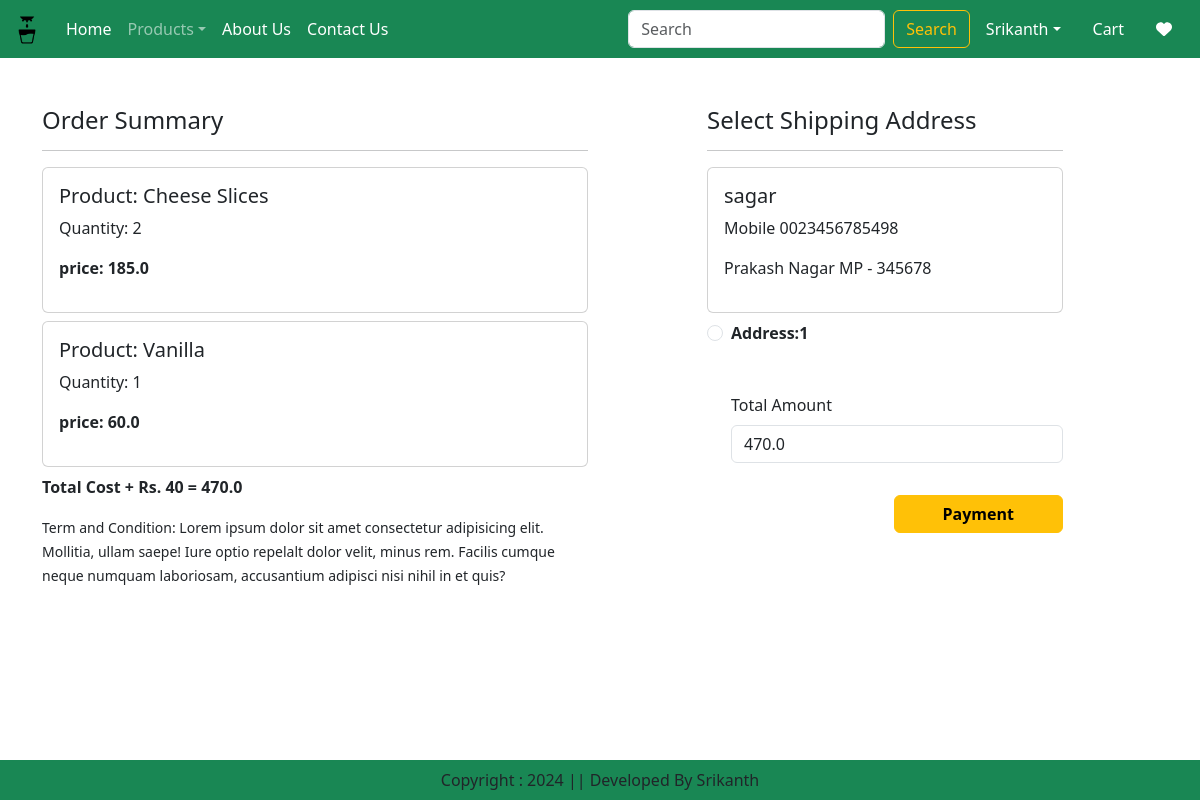
Screenshot of /checkout/ (signed in) with the database file from the repository.
### Website/models.py (models this page shows, shortened)
class Cart(models.Model):
    user=models.ForeignKey(User,on_delete=models.CASCADE)
    product=models.ForeignKey(Product,on_delete=models.CASCADE)
    quantity=models.PositiveBigIntegerField(default=1)

class Product(models.Model):
    title = models.CharField(max_length=100)
    selling_price = models.FloatField()
    discounted_price = models.FloatField()
    description = models.TextField()
    composition = models.TextField(default='', blank=True)
    prodapp = models.TextField(default='', blank=True)
    category = models.CharField(choices=CATEGORY_CHOICES, max_length=2)
    product_image = models.ImageField(upload_to="product/images/")  # Specify subdirectory

class Customer(models.Model):
    user = models.ForeignKey(User, on_delete=models.CASCADE)
    name = models.CharField(max_length=200)
    locality = models.CharField(max_length=200)
    city = models.CharField(max_length=50)
    mobile = models.CharField(max_length=15)  # Changed to CharField for mobile numbers
    zipcode = models.CharField(max_length=10)  # Changed to CharField for zip codes
    state = models.CharField(choices=STATE_CHOICES, max_length=100)

### Website/views.py (the view, shortened to what this page needs)
# urls.py: path('checkout/',views.check_out.as_view(),name='checkout'),
@method_decorator(login_required,name='dispatch')
class check_out(View):
    def get(self,request):
        user=request.user
        add=Customer.objects.filter(user=user)
        cart_items=Cart.objects.filter(user=user)
        famount=0
        for p in cart_items:
            value = p.quantity * p.product.discounted_price
            famount = famount+value
        totalamount = famount+40
        razoramount = int(totalamount * 100)
        client=razorpay.Client(auth=(settings.RAZOR_KEY_ID,settings.RAZOR_KEY_SECRET))
        data={'amount': razoramount,'currency':'INR','receipt':'order_rcptid_12'}
        payment_response=client.order.create(data=data)
        print(payment_response)
        order_id= payment_response['id']
        order_status = payment_response['status']
        return render(request,'website/checkout.html',locals())

### Templates/website/checkout.html (shortened to what this page needs)
{% extends 'website/base.html' %}
{% load static %}
{% block main-content %}
<div class="container">
<div class="row mt-5">
    <div class="col-sm-6">
        <h4>Order Summary</h4>
        <hr>
        {% for item in cart_items %}
        <div class="card mb-2">
            <div class="card-body">
                <h5>Product: {{item.product.title}}</h5>
                <p>Quantity: {{item.quantity}}</p>
                <p class="fw-bold">price: {{item.product.discounted_price}}</p>
            </div>
        </div>
        {% endfor %}
        <p class="fw-bold">Total Cost + Rs. 40 = {{totalamount}}</p>
        <small>Term and Condition: Lorem ipsum dolor sit amet consectetur adipisicing elit. Mollitia, ullam saepe! Iure optio repelalt dolor velit, minus rem. Facilis cumque neque numquam laboriosam, accusantium adipisci nisi nihil in et quis?</small>
        </div>
        <div class="col-sm-4 offset-sm-1">
            <h4>Select Shipping Address</h4>
            <hr>
            <form method="post" id="myform">
                {% for ad in add %}
                <div class="card">
                    <div class="card-body">
                        <h5>{{ad.name}}</h5>
                        <p> Mobile {{ad.mobile}}</p>
                        <P>{{add.locality}} {{ad.city}} {{ad.state}} - {{ad.zipcode}}</P>
                    </div>
                </div>
                <div class="form-check mt-2 mb-5">
                    <input class="form-check-input" type="radio" name="custid" id="custadd{{forloop.counter}}" value="{{ad.id}}">
                    <label class="form-check-label fw-bold" for="custadd{{forloop.counter}}">
                        Address:{{forloop.counter}}
                    </label>
                </div>
                {% endfor %}
                <div class="form-check mb-3">
                    <label for="totalamount" class="form-label">Total Amount</label>
                    <input type="number" class="form-control" name="totalamount" value="{{totalamount}}" readonly>
                </div>
                <div class="text-end">
                    <button id="rzp-button1" type="submit" class="btn btn-warning mt-3 px-5 fw-bold">Payment</button>
                </div>
            </form>
        </div>
    </div>
</div><br>
<br>
{% endblock main-content %}

### rows the page displays
Cart: product "Cheese Slices", quantity "2", product.discounted_price "185.0"
Cart: product "Vanilla", quantity "1", product.discounted_price "60.0"
Customer: name "sagar", mobile "0023456785498", city "Prakash Nagar", state "MP", zipcode "345678"

### other values shown
{{ totalamount }} "470.0"
